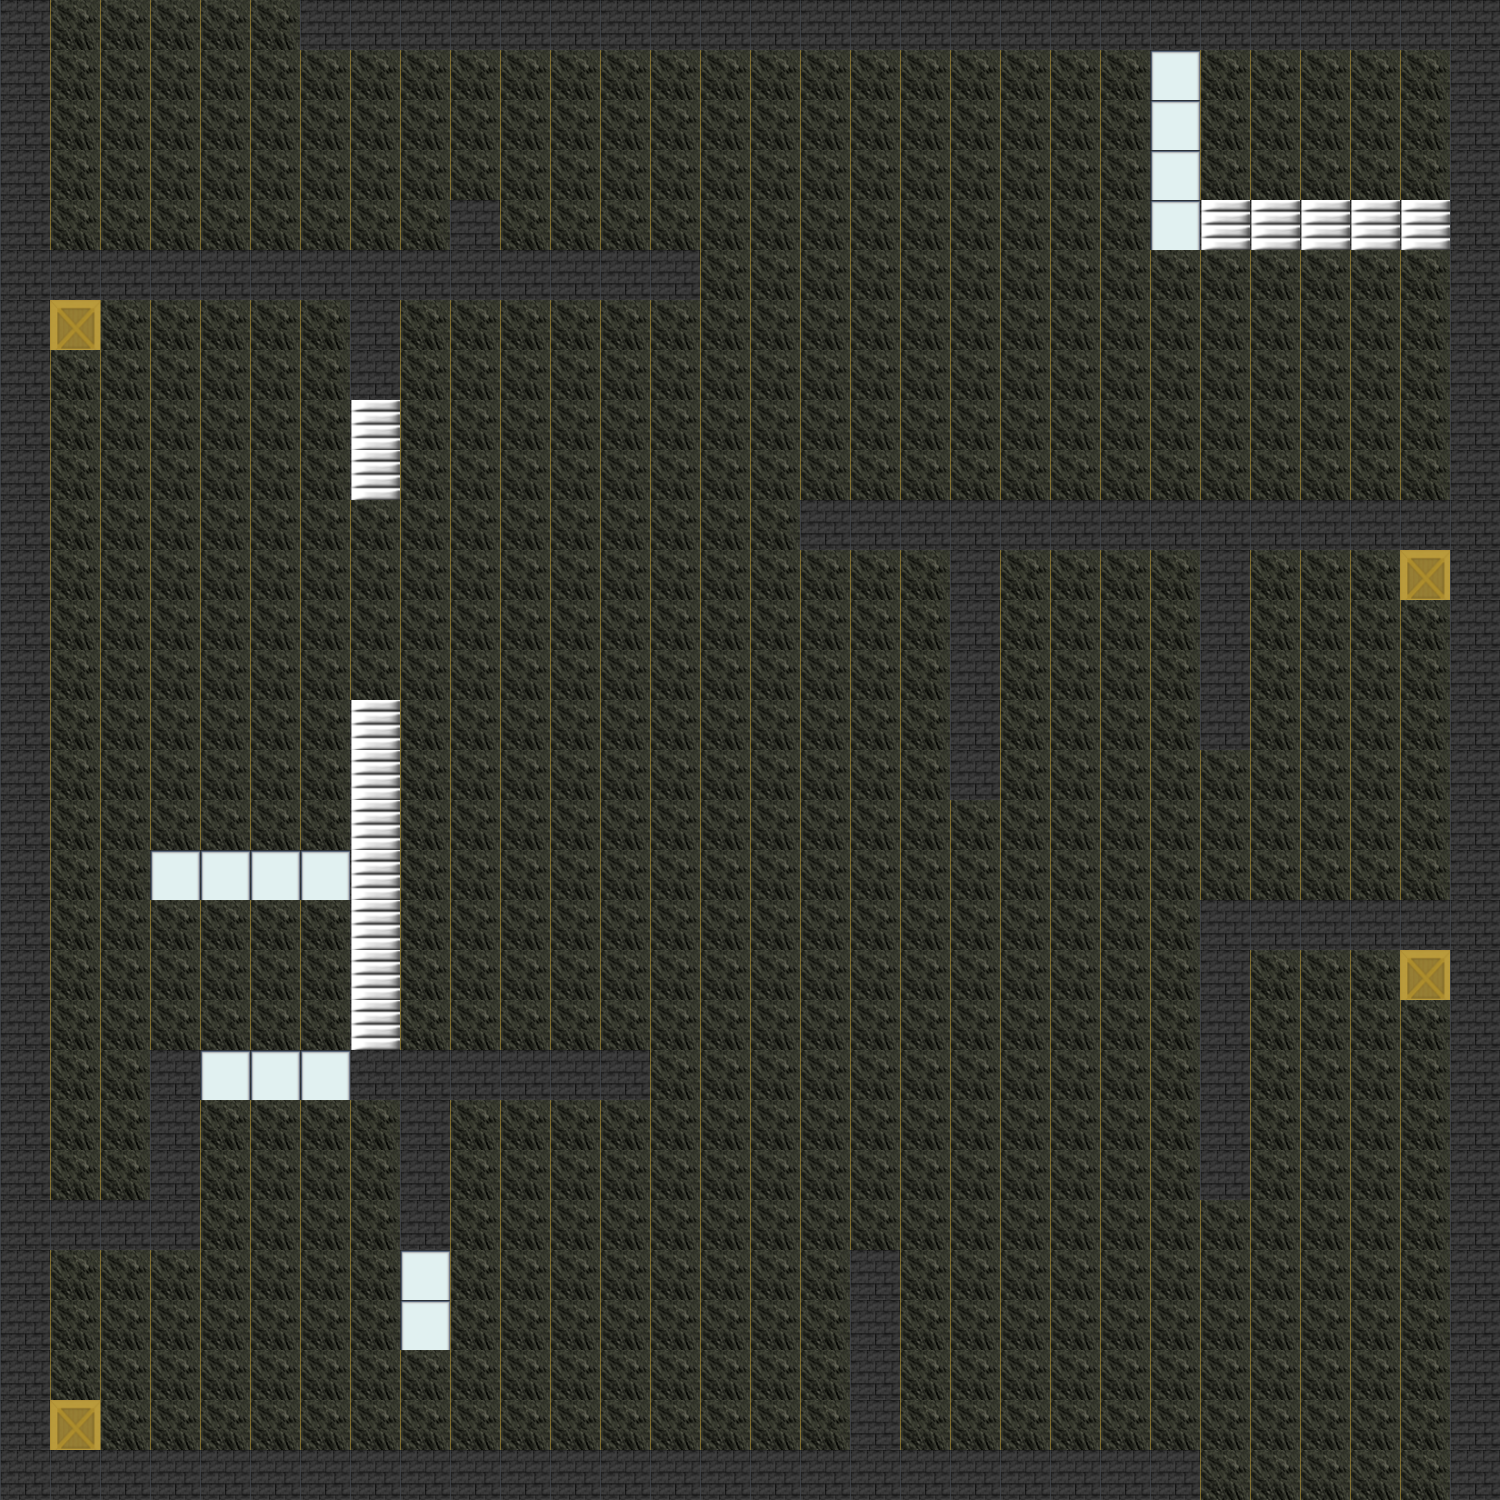

A 2D game scene composited from a Tiled map and its tileset images. What follows is a short description and the map's XML, with each tile layer's data collapsed to a summary:
An orthogonal 30x30 tile map with 50x50 px tiles, 1 tile layer (layer) and 28 objects (17x solid, 4x collect, 4x glass, 3x part).

<map version="1.4" tiledversion="1.4.2" orientation="orthogonal" renderorder="right-down" width="30" height="30" tilewidth="50" tileheight="50" infinite="0" nextlayerid="3" nextobjectid="41">
 <editorsettings>
  <export target="map." format="tmx" />
 </editorsettings>
 <tileset firstgid="1" name="tileset" tilewidth="50" tileheight="50" tilecount="5" columns="5">
  <image source="img/tileset.png" width="250" height="50" />
 </tileset>
 <layer id="1" name="layer" width="30" height="30">
  <data>[900 cells, 900 non-empty, 5 distinct tile ids]</data>
 </layer>
 <objectgroup id="2" name="objects">
  <object id="4" name="solid" x="301.308" y="-9.11632" width="1197.42" height="61.991" />
  <object id="6" name="solid" x="-1.46979" y="1" width="50.8143" height="1496.08" />
  <object id="7" name="collect" x="52.1677" y="300.308" width="44.4653" height="47.9351" />
  <object id="10" name="collect" x="1403.91" y="559.742" width="40.1118" height="40.1118" />
  <object id="11" name="collect" x="2000" y="955.391" width="38.2886" height="43.7584" />
  <object id="13" name="collect" x="53.1677" y="1400.38" width="43.4653" height="47.2886" />
  <object id="14" name="solid" x="31.4608" y="1447.97" width="1159.13" height="52.1118" />
  <object id="15" name="solid" x="46.8143" y="250.434" width="653.319" height="50.4049" />
  <object id="16" name="solid" x="448.639" y="201.029" width="53.642" height="55.5816" />
  <object id="17" name="solid" x="351.006" y="293.546" width="50.2886" height="109.456" />
  <object id="18" name="solid" x="149.801" y="1053.43" width="50.7584" height="186.917" />
  <object id="19" name="solid" x="44.5212" y="1200.29" width="156.335" height="47.1722" />
  <object id="20" name="solid" x="350.183" y="1052.02" width="303.253" height="40.1118" />
  <object id="21" name="solid" x="401.588" y="1103.08" width="46.9351" height="144.038" />
  <object id="22" name="solid" x="847.758" y="1253.23" width="52.1118" height="202.326" />
  <object id="23" name="solid" x="1458.61" y="52.8747" width="40.1118" height="1447.67" />
  <object id="24" name="solid" x="802.237" y="498.044" width="663.668" height="45.2886" />
  <object id="25" name="solid" x="1205.18" y="904.339" width="247.964" height="45.5816" />
  <object id="27" name="solid" x="1203.35" y="944.451" width="49.2282" height="247.964" />
  <object id="28" name="solid" x="1198" y="529.979" width="52.2282" height="212.089" />
  <object id="29" name="glass" x="150.624" y="851.465" width="197.62" height="45.5816" />
  <object id="30" name="glass" x="202.145" y="1051.49" width="147.805" height="47.9351" />
  <object id="31" name="glass" x="400.765" y="1256.23" width="47.7584" height="89.34" />
  <object id="32" name="glass" x="1152.77" y="50.8143" width="43.2886" height="201.857" />
  <object id="33" name="part" x="350.36" y="697.25" width="48.9351" height="343.834" />
  <object id="34" name="part" x="349.83" y="396.235" width="52.1118" height="101.693" />
  <object id="35" name="part" x="1195.35" y="202.029" width="248.671" height="43.8188" />
  <object id="38" name="solid" x="949.214" y="537.742" width="53.5816" height="259.024" />
 </objectgroup>
</map>